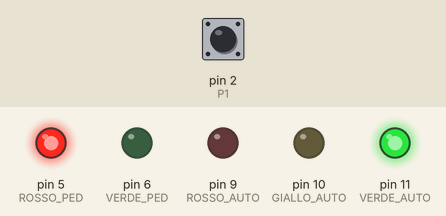
Bench run of a sketch on a simulated Arduino Uno, built with avr-gcc and run on an emulated ATmega328P. Parts: output pins drawn as LEDs (lit = HIGH). Inputs (shaded band) come from the test bench; at power-on: pin 2 (P1) LOW.

Above: at 1.2 s.
1.3 s: pin 2 (P1) pulsed HIGH 2 times (0.12 s each, 0.3 s apart)
At 1.9 s:
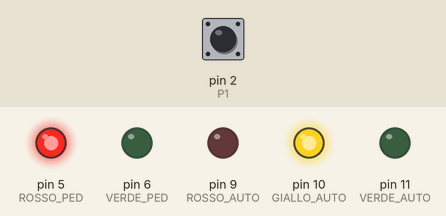
At 4.6 s:
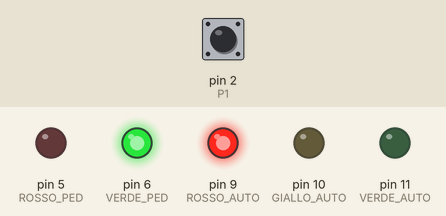
Timing chart, 0 to 11.0 s (numbered marks = the images above; inputs shaded):
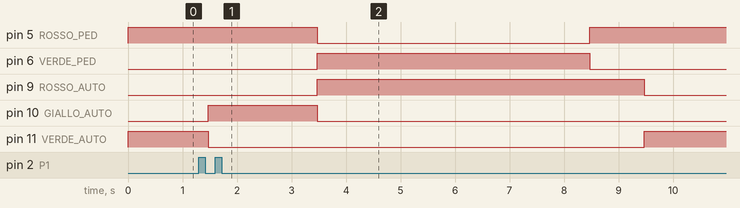

The sketch:

soluzione-A-facile-semaforo-pedonale.ino
```cpp
/*
===============================================================================
CONSEGNA - ESERCIZIO A (FACILE) - Semaforo pedonale a chiamata, versione bloccante
===============================================================================
Classe terza - Sistemi e reti
Argomenti: pull-down, rimbalzi, le quattro situazioni critiche, gestione dei
pulsanti con attese bloccanti (tecniche 1, 5 e 6).

Realizzate in Tinkercad un semaforo per un attraversamento pedonale. Il
semaforo delle auto resta verde finche' un pedone non preme e rilascia il
pulsante di chiamata; allora parte la sequenza che ferma le auto e fa passare
il pedone.

OBIETTIVO
Il programma fa una cosa alla volta (aspetta il pedone, poi esegue la
sequenza), quindi le attese bloccanti vanno bene: si usano delay() per le
fasi del semaforo e waitUntilInputLow() della dispensa per il pulsante.

CIRCUITO IN TINKERCAD (Arduino Uno R3)
 Componente               Collegamento                     A cosa serve
 Pulsante di chiamata     tra il pin 2 e 5V                premuto porta il pin 2 a HIGH
 Resistenza 10 kOhm       tra il pin 2 e GND               pull-down: a riposo il pin legge LOW
 LED verde auto           pin 11, con resistenza 220 Ohm   via libera alle auto
 LED giallo auto          pin 10, con resistenza 220 Ohm   attenzione
 LED rosso auto           pin 9,  con resistenza 220 Ohm   auto ferme
 LED verde pedoni         pin 6,  con resistenza 220 Ohm   il pedone puo' passare
 LED rosso pedoni         pin 5,  con resistenza 220 Ohm   il pedone aspetta
Nell'editor del codice scegliete la modalita' Testo.

REQUISITI
 1. A riposo: verde auto acceso, rosso pedoni acceso, gli altri spenti.
 2. La chiamata vale al RILASCIO del pulsante.
 3. Dopo il rilascio parte la sequenza:
      giallo auto 2 s  ->  rosso auto + verde pedoni 5 s  ->
      rosso auto + rosso pedoni 1 s  ->  di nuovo come al punto 1.
 4. Ogni pressione produce una sola chiamata, anche se il contatto rimbalza.
 5. Le pressioni fatte durante la sequenza vengono ignorate.

VINCOLI SUL CODICE
 - Usate la tecnica 5 della dispensa sulle attese bloccanti ("Letture continue
   con millis()"): nel loop(), se il pin e' HIGH si chiama doOnRise(), poi
   waitUntilInputLow(P1, 50), poi doOnFall().
 - doOnRise() e' vuota; doOnFall() esegue la sequenza del semaforo.
 - Ogni fase della sequenza in una funzione o in un blocco commentato.
 - Il tempo di antirimbalzo e' 50 ms.

COME PROVARLO
 [ ] All'avvio il semaforo e' nello stato di riposo.
 [ ] Premete e tenete premuto 3 s: la sequenza parte solo quando rilasciate.
 [ ] Un clic breve: parte una sola sequenza, non due.
 [ ] Premete il pulsante mentre il pedone ha il verde: alla fine non riparte
     una seconda sequenza.

COSA CONSEGNARE
 1. Il link al progetto Tinkercad, condiviso in sola lettura.
 2. Il codice completo e commentato.
 3. Le risposte alle domande.

DOMANDE
 1. Disegnate il segnale del pin 2 durante una pressione, con i rimbalzi alla
    pressione e al rilascio. Segnate l'istante in cui waitUntilInputLow()
    termina.
 2. Perche' serve la resistenza da 10 kOhm? Cosa leggerebbe il pin 2, a
    pulsante rilasciato, senza di essa?
 3. Se al posto della tecnica 5 usaste la tecnica 1 ("Una lettura ogni t ms"),
    cosa potrebbe succedere al rilascio? Che effetto avrebbe sul semaforo?
 4. Il punto 5 dei requisiti e' rispettato "gratis": perche'? (Pensate a cosa
    fa il programma durante i delay().) Una pressione fatta durante la
    sequenza puo' comunque far ripartire il semaforo? Quando?
 5. Il cavo del pulsante e' lungo 10 m e passa vicino ai cavi di un motore.
    Quale delle quattro situazioni critiche diventa probabile? Quale tecnica
    della dispensa usereste e perche'?
===============================================================================
*/

// ---------------------------------------------------------------------------
// SOLUZIONE - tecnica 5 bloccante (letture continue con millis())
// ---------------------------------------------------------------------------
const byte P1 = 2;            // pulsante di chiamata, pull-down: premuto = HIGH
const byte VERDE_AUTO  = 11;
const byte GIALLO_AUTO = 10;
const byte ROSSO_AUTO  = 9;
const byte VERDE_PED   = 6;
const byte ROSSO_PED   = 5;

void luci(byte va, byte ga, byte ra, byte vp, byte rp) {
  // imposta in un colpo solo tutti e cinque i LED
  digitalWrite(VERDE_AUTO, va);
  digitalWrite(GIALLO_AUTO, ga);
  digitalWrite(ROSSO_AUTO, ra);
  digitalWrite(VERDE_PED, vp);
  digitalWrite(ROSSO_PED, rp);
}

void riposo() {
  // auto: verde, pedoni: rosso
  luci(HIGH, LOW, LOW, LOW, HIGH);
}

void waitUntilInputLow(int btn, unsigned t) {
  // attende t ms di LOW continuo: ogni lettura HIGH (rimbalzo, disturbo o
  // pulsante ancora premuto) fa ripartire il conteggio
  unsigned long tl = millis();          // istante dell'ultima lettura HIGH
  while (millis() - tl <= t) {          // esce dopo t ms di LOW senza interruzioni
    if (digitalRead(btn) == HIGH) {
      tl = millis();                    // il conteggio riparte
    }
    delay(1);                           // una lettura al millisecondo
  }
}

void doOnRise() {
  // PRESSIONE (fronte di salita): qui non serve nulla
}

void doOnFall() {
  // RILASCIO (fronte di discesa): sequenza di attraversamento
  luci(LOW, HIGH, LOW, LOW, HIGH);      // giallo auto, rosso pedoni
  delay(2000);                          // fase gialla: 2 s
  luci(LOW, LOW, HIGH, HIGH, LOW);      // rosso auto, verde pedoni
  delay(5000);                          // attraversamento: 5 s
  luci(LOW, LOW, HIGH, LOW, HIGH);      // tutto rosso (sgombero)
  delay(1000);                          // sgombero: 1 s
  riposo();
}

void setup() {
  pinMode(P1, INPUT);                   // pull-down esterno da 10 kOhm
  pinMode(VERDE_AUTO, OUTPUT);
  pinMode(GIALLO_AUTO, OUTPUT);
  pinMode(ROSSO_AUTO, OUTPUT);
  pinMode(VERDE_PED, OUTPUT);
  pinMode(ROSSO_PED, OUTPUT);
  riposo();
}

void loop() {
  if (digitalRead(P1) == HIGH) {        // prima lettura alta: pressione
    doOnRise();
    waitUntilInputLow(P1, 50);          // rilascio: 50 ms di LOW continuo
    doOnFall();
  }
}

/*
===============================================================================
RISPOSTE ALLE DOMANDE
===============================================================================
1. Diagramma (da disegnare): il pin 2 e' LOW a riposo; alla pressione
   rimbalza per qualche ms e poi resta HIGH; al rilascio rimbalza di nuovo e
   poi resta LOW. Il loop() entra al primo HIGH della pressione;
   waitUntilInputLow() termina 50 ms dopo l'ULTIMO rimbalzo alto del
   rilascio, perche' ogni lettura HIGH fa ripartire il conteggio. Solo allora
   parte la sequenza.

2. Senza la resistenza da 10 kOhm, a pulsante rilasciato il pin 2 non e'
   collegato a nulla (ingresso flottante): legge valori casuali, influenzati
   dai disturbi e perfino dalla mano vicina al cavo. Il semaforo partirebbe
   da solo. Il pull-down tiene il pin a LOW quando il pulsante e' aperto.

3. La tecnica 1 aspetta t ms e legge una sola volta. Se quella lettura cade
   in un istante basso dei rimbalzi del rilascio, l'attesa finisce e parte la
   sequenza; ma il pulsante sta ancora rimbalzando, quindi al giro successivo
   il loop() puo' leggere un HIGH e prenderlo per una nuova pressione
   (pressione fantasma). In questo programma il secondo "giro" pero' arriva
   dopo gli 8 s della sequenza, quando i rimbalzi sono finiti da un pezzo:
   l'effetto peggiore e' che la sequenza parte durante i rimbalzi del
   rilascio. Il danno vero della tecnica 1 si vede quando l'azione e' breve
   (per esempio un toggle), perche' allora il rimbalzo successivo viene
   letto subito.

4. Durante i delay() della sequenza il programma non legge il pin 2: le
   pressioni fatte in quel tempo non vengono viste. Pero' una pressione
   ANCORA IN CORSO quando la sequenza finisce viene vista: al primo giro di
   loop() dopo la sequenza il pin e' HIGH, il programma attende il rilascio e
   fa partire una seconda sequenza. (Verificato in simulazione: pressione da
   19,0 a 21,0 s, fine sequenza a 20,2 s, nuova sequenza al rilascio.)

5. Con un cavo lungo vicino a un motore diventano probabili gli SPIKE a
   pulsante rilasciato (e i buchi a pulsante premuto). La tecnica 5 filtra i
   buchi (servono 50 ms di LOW continuo) ma NON gli spike: un impulso HIGH di
   2 ms a riposo viene preso per una pressione e, 50 ms dopo, per un rilascio,
   quindi il semaforo ferma le auto senza nessun pedone (verificato in
   simulazione). Conviene la tecnica 6, che chiede 50 ms di HIGH fermo anche
   per la pressione: filtra tutte e quattro le situazioni. Il prezzo e' una
   pressione riconosciuta 50 ms dopo, irrilevante per un semaforo.
*/
```

Measured:
- after the input at 1.3 s, pin 5 (ROSSO_PED): HIGH → LOW after 2.2 s, → HIGH 5.0 s later; pin 6 (VERDE_PED): LOW → HIGH after 2.2 s, → LOW 5.0 s later; pin 9 (ROSSO_AUTO): LOW → HIGH after 2.2 s, → LOW 6.0 s later; pin 10 (GIALLO_AUTO): LOW → HIGH after 0.17 s, → LOW 2.0 s later; pin 11 (VERDE_AUTO): HIGH → LOW after 0.17 s, → HIGH 8.0 s later
